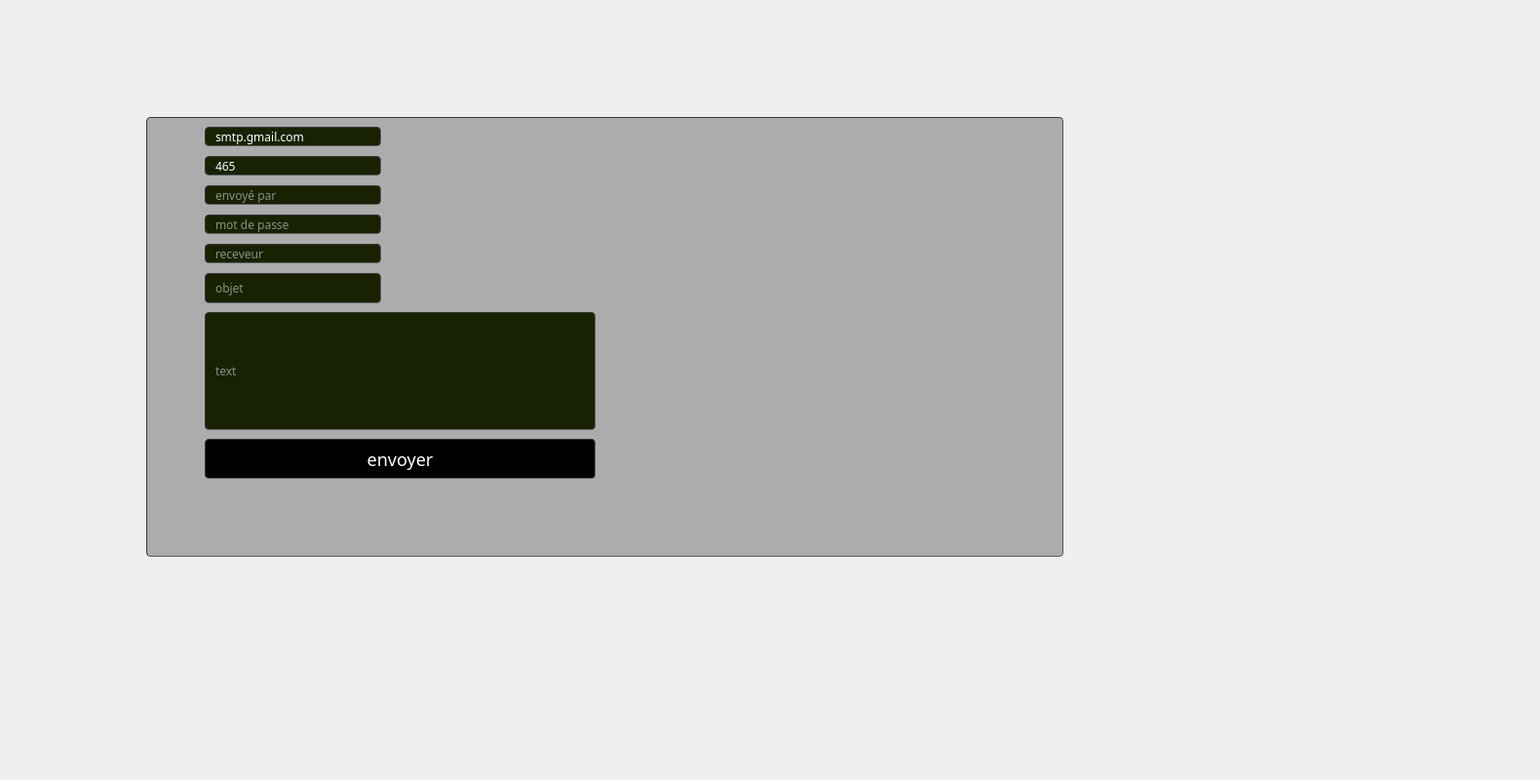
     <widget class="QWidget" name="tab_10">
      <attribute name="title">
       <string>mailing</string>
      </attribute>
      <widget class="QFrame" name="frame_3">
       <property name="geometry">
        <rect>
         <x>150</x>
         <y>120</y>
         <width>941</width>
         <height>451</height>
        </rect>
       </property>
       <property name="styleSheet">
        <string notr="true">border-width: 1px; border-radius: 4px;
	border-color: rgb(58, 58, 58);
	border-style: inset;
	padding: 0 8px;
	color: rgb(255, 255, 255);
	
background-color:rgba(105, 105, 105,0.5);
	selection-background-color:#ffffff;
	selection-color:#ffffff;
font: 75 8pt &quot;MS Shell Dlg 2&quot;;
font-family: century gothic;
</string>
       </property>
       <property name="frameShape">
        <enum>QFrame::StyledPanel</enum>
       </property>
       <property name="frameShadow">
        <enum>QFrame::Raised</enum>
       </property>
       <widget class="QLineEdit" name="lineEdit_12">
        <property name="geometry">
         <rect>
          <x>60</x>
          <y>10</y>
          <width>181</width>
          <height>20</height>
         </rect>
        </property>
        <property name="styleSheet">
         <string notr="true">border-width: 1px; border-radius: 4px;
	border-color: rgb(58, 58, 58);
	border-style: inset;
	padding: 0 8px;
	color: rgb(255, 255, 255);
	
background-color: rgb(24, 33, 2);
	selection-background-color:#ffffff;
	selection-color:#ffffff</string>
        </property>
        <property name="text">
         <string>smtp.gmail.com</string>
        </property>
       </widget>
       <widget class="QLineEdit" name="lineEdit_13">
        <property name="geometry">
         <rect>
          <x>60</x>
          <y>40</y>
          <width>181</width>
          <height>20</height>
         </rect>
        </property>
        <property name="styleSheet">
         <string notr="true">border-width: 1px; border-radius: 4px;
	border-color: rgb(58, 58, 58);
	border-style: inset;
	padding: 0 8px;
	color: rgb(255, 255, 255);
	
background-color: rgb(24, 33, 2);
	selection-background-color:#ffffff;
	selection-color:#ffffff</string>
        </property>
        <property name="text">
         <string>465</string>
        </property>
       </widget>
       <widget class="QLineEdit" name="lineEdit_14">
        <property name="geometry">
         <rect>
          <x>60</x>
          <y>70</y>
          <width>181</width>
          <height>20</height>
         </rect>
        </property>
        <property name="styleSheet">
         <string notr="true">border-width: 1px; border-radius: 4px;
	border-color: rgb(58, 58, 58);
	border-style: inset;
	padding: 0 8px;
	color: rgb(255, 255, 255);
	
background-color: rgb(24, 33, 2);
	selection-background-color:#ffffff;
	selection-color:#ffffff</string>
        </property>
        <property name="placeholderText">
         <string>envoyé par</string>
        </property>
       </widget>
       <widget class="QLineEdit" name="lineEdit_15">
        <property name="geometry">
         <rect>
          <x>60</x>
          <y>100</y>
          <width>181</width>
          <height>20</height>
         </rect>
        </property>
        <property name="styleSheet">
         <string notr="true">border-width: 1px; border-radius: 4px;
	border-color: rgb(58, 58, 58);
	border-style: inset;
	padding: 0 8px;
	color: rgb(255, 255, 255);
	
background-color: rgb(24, 33, 2);
	selection-background-color:#ffffff;
	selection-color:#ffffff</string>
        </property>
        <property name="echoMode">
         <enum>QLineEdit::Password</enum>
        </property>
        <property name="readOnly">
         <bool>false</bool>
        </property>
        <property name="placeholderText">
         <string>mot de passe</string>
        </property>
       </widget>
       <widget class="QLineEdit" name="lineEdit_17">
        <property name="geometry">
         <rect>
          <x>60</x>
          <y>160</y>
          <width>181</width>
          <height>31</height>
         </rect>
        </property>
        <property name="styleSheet">
         <string notr="true">border-width: 1px; border-radius: 4px;
	border-color: rgb(58, 58, 58);
	border-style: inset;
	padding: 0 8px;
	color: rgb(255, 255, 255);
	
background-color: rgb(24, 33, 2);
	selection-background-color:#ffffff;
	selection-color:#ffffff</string>
        </property>
        <property name="placeholderText">
         <string>objet</string>
        </property>
       </widget>
       <widget class="QLineEdit" name="lineEdit_18">
        <property name="geometry">
         <rect>
          <x>60</x>
          <y>200</y>
          <width>401</width>
          <height>121</height>
         </rect>
        </property>
        <property name="styleSheet">
         <string notr="true">border-width: 1px; border-radius: 4px;
	border-color: rgb(58, 58, 58);
	border-style: inset;
	padding: 0 8px;
	color: rgb(255, 255, 255);
	
background-color: rgb(24, 33, 2);
	selection-background-color:#ffffff;
	selection-color:#ffffff</string>
        </property>
        <property name="placeholderText">
         <string>text</string>
        </property>
       </widget>
       <widget class="QLineEdit" name="lineEdit_19">
        <property name="geometry">
         <rect>
          <x>60</x>
          <y>130</y>
          <width>181</width>
          <height>20</height>
         </rect>
        </property>
        <property name="styleSheet">
         <string notr="true">border-width: 1px; border-radius: 4px;
	border-color: rgb(58, 58, 58);
	border-style: inset;
	padding: 0 8px;
	color: rgb(255, 255, 255);
	
background-color: rgb(24, 33, 2);
	selection-background-color:#ffffff;
	selection-color:#ffffff</string>
        </property>
        <property name="placeholderText">
         <string>receveur</string>
        </property>
       </widget>
       <widget class="QPushButton" name="pushButton_envoyera">
        <property name="geometry">
         <rect>
          <x>60</x>
          <y>330</y>
          <width>401</width>
          <height>41</height>
         </rect>
        </property>
        <property name="styleSheet">
         <string notr="true">font: 75 8pt &quot;MS Shell Dlg 2&quot;;

background-color:rgb(0, 0, 0);
border-radius: 4px;
	border-color: rgb(58, 58, 58);
	border-style: inset;
font-family: century gothic;
font-size: 18px;
color: rgb(255, 255, 255);</string>
        </property>
        <property name="text">
         <string>envoyer</string>
        </property>
       </widget>
       <zorder>lineEdit_17</zorder>
       <zorder>lineEdit_18</zorder>
       <zorder>lineEdit_19</zorder>
       <zorder>pushButton_envoyera</zorder>
       <zorder>lineEdit_13</zorder>
       <zorder>lineEdit_14</zorder>
       <zorder>lineEdit_15</zorder>
       <zorder>lineEdit_12</zorder>
      </widget>
      <widget class="QLabel" name="label_48">
       <property name="geometry">
        <rect>
         <x>0</x>
         <y>0</y>
         <width>1571</width>
         <height>791</height>
        </rect>
       </property>
       <property name="styleSheet">
        <string notr="true">border-image: url(:/img/img/lagou.jpg);</string>
       </property>
       <property name="text">
        <string/>
       </property>
      </widget>
      <zorder>label_48</zorder>
      <zorder>frame_3</zorder>
     </widget>
